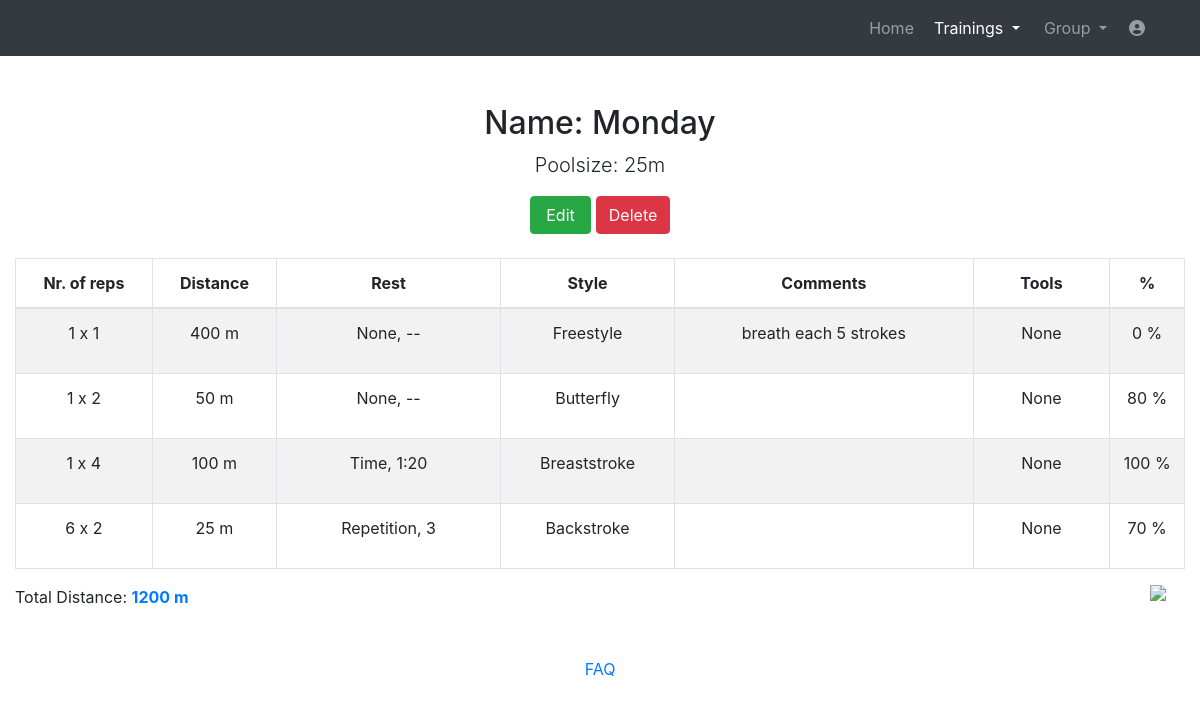
Screenshot of /website/showplan/2 (signed in) with the database file from the repository.
### website/models.py (models this page shows)
class Plan(models.Model):
    name = models.CharField(max_length=128)
    size = models.CharField(max_length=30)
    totaldistance = models.IntegerField(default=0)
    saved_at = models.DateTimeField(auto_now=True)
    user = models.ForeignKey(User, on_delete=models.CASCADE)

class PlanRow(models.Model):
    rep1 = models.IntegerField(default=1)
    rep2 = models.IntegerField(default=1)
    distance = models.IntegerField(default=0)
    resttype = models.CharField(max_length=30)
    resttime = models.CharField(max_length=10, null=True)
    style = models.CharField(max_length=30)
    comments = models.CharField(max_length=828, null=True)
    tools = models.CharField(max_length=30)
    effort = models.IntegerField(default=0)
    plan = models.ForeignKey(Plan, on_delete=models.CASCADE)

### website/views_loggedin.py (the view)
# urls.py: path('showplan/<int:plan_id>', views_loggedin.showplan, name='showplan'),
@login_required
def showplan(request, plan_id):
    if Plan.objects.filter(pk=plan_id).exists():
        plan = Plan.objects.get(pk=plan_id)
        if plan.user == request.user:
            rows = PlanRow.objects.filter(plan=plan)
            return render(request, 'showplan.html', context={'plan': plan, 'rows': rows, 'plan_id': plan_id})
        else:
            messages.info(request, 'Access denied. You are not the owner of this plan!', extra_tags='alert')
            return HttpResponseRedirect(reverse('manageplans'))
    else:
        messages.info(request, 'The plan with the id '+str(plan_id)+' does not exist.', extra_tags='alert')
        return HttpResponseRedirect(reverse('manageplans'))

### templates/showplan.html (shortened to what this page needs)
<!DOCTYPE html>
<html lang="en">
<head>
  {% load static %}
  <link href="{% static 'vendor/bootstrap/css/bootstrap.min.css' %}" rel="stylesheet">
  <link media="screen" href="{% static 'css/plan.css' %}" rel="stylesheet">
  <link media="print" href="{% static 'css/print.css' %}" rel="stylesheet">
  <link href="{% static 'vendor/fontawesome-free/css/all.min.css' %}" rel="stylesheet" type="text/css">
  <link href="//netdna.bootstrapcdn.com/font-awesome/3.2.1/css/font-awesome.css" rel="stylesheet">
</head>
<body>
  <nav class="navbar navbar-expand-lg navbar-dark bg-dark static-top">
    <div class="container">
      <div class="collapse navbar-collapse" id="navbarResponsive">
        <ul class="navbar-nav ml-auto">
          <li class="nav-item ">
            <a class="nav-link" href="../home">Home</a>
          </li>
		  <li class="nav-item dropdown no-arrow mx-1 active">
			<a class="nav-link dropdown-toggle" href="#" id="messagesDropdown" role="button" data-toggle="dropdown" aria-haspopup="true" aria-expanded="false">
					Trainings
			</a>
		  </li>
          <li class="nav-item dropdown no-arrow mx-1">
			<a class="nav-link dropdown-toggle" href="#" id="messagesDropdown" role="button" data-toggle="dropdown" aria-haspopup="true" aria-expanded="false">
					Group
			</a>
		  </li>
		   <li class="nav-item dropdown no-arrow">
			<a class="nav-link " href="#" id="userDropdown" role="button" data-toggle="dropdown" aria-haspopup="true" aria-expanded="false">
			  <i class="fas fa-user-circle fa-fw"></i>
			</a>
		  </li>
        </ul>
      </div>
    </div>
  </nav>
  <div class="container">
    <div class="row">
      <div class="col-lg-12 text-center">
        <h2 class="mt-5">Name: {{plan.name}}</h2>
        <p class="lead">Poolsize: {{plan.size}}</p>
        <a  href="{% url 'alterplan' plan_id=plan.pk %}" id="save" name="save" class="btn btn-success save" style="padding-left: 1.4%;padding-right: 1.4%;">Edit</a>
        <a href="" class="btn btn-danger" data-toggle="modal" style="color: white;" data-toggle="modal" data-target="#deleteModal{{plan.pk}}" >Delete</a>
      </div>
    </div>
  </div>
  <br>
  <div class="container" style="max-width: 1340px;">
    {% include 'showplantable.html' %}
  </div>
    <footer class="page-footer font-small blue">
      <div class="footer-copyright text-center py-3">
        <a href="../help"> FAQ</a>
      </div>
    </footer>
</body>
</html>

### templates/showplantable.html (shortened to what this page needs)
  {% load static %}
    <div>
      <div >
        <div id="table" class="table-editable">
          <table id="mytable" class="table table-bordered table-responsive-md table-striped text-center">
            <thead>
              <tr>
                <th class="text-center repprint" style="width: 11%;">Nr. of reps</th>
                <th class="text-center" style="width: 10%;">Distance</th>
                <th class="text-center" style="width: 18%;">Rest</th>
                <th class="text-center styleprint" style="width: 14%;">Style</th>
                <th class="text-center" style="width: 24%;">Comments</th>
                <th class="text-center" style="width: 11%;">Tools</th>
                <th class="text-center" title="Intensity % maxHR" style="width: 6%;">%</th>
              </tr>
            </thead>
            <tbody>
             {% for b in rows %}
              <tr>
                <td>
                    <p>{{b.rep1}} x {{b.rep2}}</p>
                </td>
                <td>
                    <p>{{b.distance}} m</p>
                </td>
                <td>
                   <p>{{b.resttype}}, {{b.resttime}} </p>
                </td>
                <td>
                    <p>{{b.style}}</p>
                </td>
                  <td>
                      <p>{{b.comments}}</p>
                </td>
                <td>
                   <p>{{b.tools}}</p>
                </td>
                <td>
                      <p>{{b.effort}} %</p>
                </td>
              </tr>
             {% endfor %}
            </tbody>
          </table>
        </div>
      </div>
    </div>
  <div class="form-group row">
      <div class="col-sm-11">
        <p>Total Distance: <b id="val" style="color: #007bff;"> {{plan.totaldistance}} m</b></p>
      </div>
      <div class="col-sm-1">
        <img style="width: 50%; " onclick="printPage()" class="float-right" src="{% static 'img/print.png' %}">
      </div>
  </div>

### static/css/print.css (style rules this page uses)
body { margin:0; padding:0; line-height: 1.4em; word-spacing:1px; letter-spacing:0.2px; color: #000; }
a:link, a:visited { background: transparent; color:#333; text-decoration:none; }
.btn, .btn-danger, .deletehide, .table-add, .footer-copyright, img { display:none; }
.repprint { width: 14% !important; }
.styleprint { width: 13% !important; }
.table td { padding: 0rem; }

### rows the page displays
Plan: name "Monday", size "25m", totaldistance "1200"
PlanRow: rep1 "1", rep2 "1", distance "400", resttype "None", resttime "--", style "Freestyle", comments "breath each 5 strokes", tools "None", effort "0"
PlanRow: rep1 "1", rep2 "2", distance "50", resttype "None", resttime "--", style "Butterfly", tools "None", effort "80"
PlanRow: rep1 "1", rep2 "4", distance "100", resttype "Time", resttime "1:20", style "Breaststroke", tools "None", effort "100"
PlanRow: rep1 "6", rep2 "2", distance "25", resttype "Repetition", resttime "3", style "Backstroke", tools "None", effort "70"
